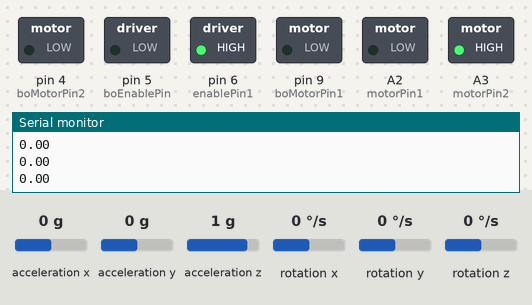
Recording of a sketch running on a simulated Arduino Uno, built with avr-gcc and run on an emulated ATmega328P. On the bench: switched loads named in the sketch (green lamp = pin HIGH), the last lines printed to the serial monitor. Dashed ring = blinking. Inputs (shaded band) come from the test bench; at power-on: acceleration x 0 g, acceleration y 0 g, acceleration z 1 g, rotation x 0 °/s, rotation y 0 °/s, rotation z 0 °/s.

Above: at 2.2 s.
2.3 s: acceleration x set to -1.4 g
At 3.01 s:
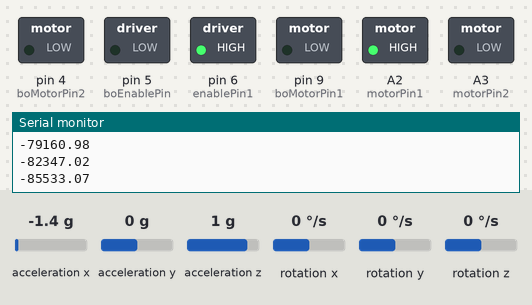
5.3 s: acceleration x set to 0 g
At 5.8 s:
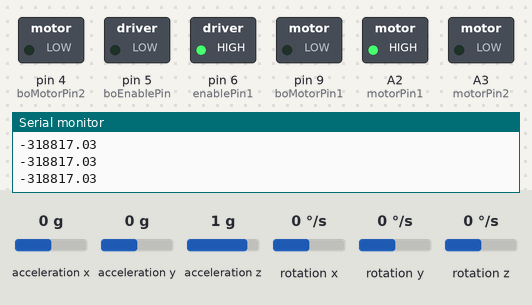
6.8 s: acceleration x set to 1.4 g
At 7.03 s:
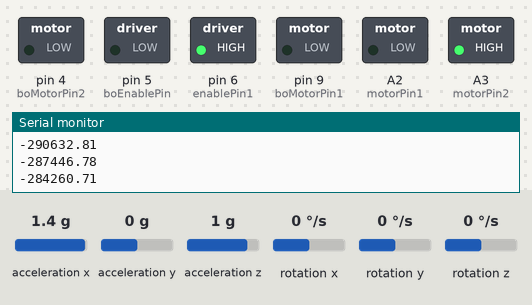
Timing chart, 0 to 15.8 s (numbered marks = the images above; inputs shaded):
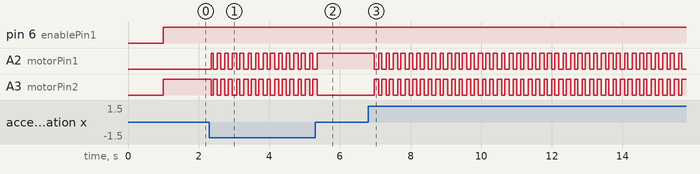

The sketch:

workingcode.ino
```cpp
#include <SPI.h>
//#include <RF24.h>
#include <Wire.h>
#include <MPU6050_light.h>

//RF24 radio(10, 8);

//const byte add_1 = 5;
//char msg_1;

MPU6050 mpu(Wire);

unsigned long timer = 0;
unsigned long prevTime = 0;

#define motorPin1 A2
#define enablePin1 6
#define motorPin2 A3

#define boMotorPin1 9   // Replace with your actual BO motor control pin
#define boEnablePin 5   // Replace with your actual BO motor enable pin
#define boMotorPin2 4    // Replace with your actual BO motor control pin

///////////////////////////////////////////////////////////// PID TUNING ///////////////////////////////////////////////////////////////////
// PID parameters
double Kp = 225;    // 225
double Ki = 1950;      // 1950
double Kd = 19;    // 19

// PID parameters for yaw
double Kp_yaw = 0;  // Proportional gain for yaw max=60 min=  5 -------------->15
double Ki_yaw = 0;  // Integral gain for yaw----------max100 -------------->5
double Kd_yaw = 0; // Derivative gain for yaw // max=50 ------------------->5
///////////////////////////////////////////////////////// VARIABLE INITIALIZATION /////////////////////////////////////////////////////////////////////////
double targetroll = 0;
double targetYaw = 0;

double previousError = 0;
double previousYawError = 0;
double integral = 0;
double integralYaw = 0;

// Motor control variables
int motorSpeed = 0;

void setup() {
  Serial.begin(9600);
  Wire.begin(); // Initialize the Wire library
  mpu.begin();  // Initialize the MPU6050
//  radio.begin();

  mpu.calcOffsets(); // gyro and accelerometer calibration

  // Initialize motor control pins for the main motor
  pinMode(motorPin1, OUTPUT);
  pinMode(motorPin2, OUTPUT);
  pinMode(enablePin1, OUTPUT);

  // Initialize motor control pins for the BO motor (if used)
  pinMode(boMotorPin1, OUTPUT);
  pinMode(boMotorPin2, OUTPUT);
  pinMode(boEnablePin, OUTPUT);
  digitalWrite(boMotorPin1, LOW);
  digitalWrite(boMotorPin2, LOW);

//  radio.openReadingPipe(1, add_1);
//// Set data rate to RF24_250KBPS, RF24_1MBPS, or RF24_2MBPS
//  radio.setDataRate(RF24_2MBPS); // Adjust the data rate as needed
//  radio.setPALevel(RF24_PA_MIN);
//  radio.startListening();
}

void executeCommand(char command) {
  switch (command) {
    // 1 Forward command
    case 'F':

      digitalWrite(boMotorPin1, HIGH);
      digitalWrite(boMotorPin2, LOW);

//      Serial.println(msg_1);
      break;
    case 'B':
      // Backward command

      digitalWrite(boMotorPin1, LOW);
      digitalWrite(boMotorPin2, HIGH);

//      Serial.println(msg_1);
      break;
//    case 'L':
//      targetYaw += 2 ;
//      delay(5);
//      break;
//    case 'R':
//      targetYaw -= 2;
//      delay(5);
//      break;
    case 'S':
      digitalWrite(boMotorPin1, LOW);
      digitalWrite(boMotorPin2, LOW);

//      Serial.println(msg_1);
      break;
  }
}
void pid(){
  unsigned long currentTime = millis();
  double dt = (currentTime - prevTime) / 1000.0; // Calculate time step in seconds
  prevTime = currentTime;

  mpu.update();
  double roll = mpu.getAngleY();
  double yaw = mpu.getAngleZ(); // Assuming Z axis corresponds to Yaw

  // Calculate Roll PID error
  double rollError = targetroll - roll;

  // Calculate Yaw PID error
  double yawError = targetYaw - yaw;

  // Update integral terms for Roll and Yaw (multiply by dt)
  integral += rollError * dt;
//  integral = constrain(integral, -100, 100); // Prevent integral windup

  integralYaw += yawError * dt;
//  integralYaw = constrain(integralYaw, -100, 100); // Prevent integral windup

  // Calculate derivative terms for Roll and Yaw (divide by dt)
  double derivative = (rollError - previousError) / dt;
  double derivativeYaw = (yawError - previousYawError) / dt;

  // Calculate Roll PID output
  double output = Kp * rollError + Ki * integral + Kd * derivative;

  // Calculate Yaw PID output
  double yawOutput = Kp_yaw * yawError + Ki_yaw * integralYaw + Kd_yaw * derivativeYaw;

  // Combine Roll and Yaw PID outputs (adjust weights as needed)
  double combinedOutput = output + yawOutput;
  Serial.println(combinedOutput);

  // Map combined PID output to motor speed
  motorSpeed = map(combinedOutput, -90, 90, -255, 255);
  // Constrain motor speed
  motorSpeed = constrain(motorSpeed, -255, 255);
//  Serial.println(motorSpeed);

  // Motor control based on combined PID output for the main motor
  if (motorSpeed > 0) {
    digitalWrite(motorPin1, HIGH);
    digitalWrite(motorPin2, LOW);
  } else {
    digitalWrite(motorPin1, LOW);
    digitalWrite(motorPin2, HIGH);
  }

  // Set motor speed using PWM for the main motor
  analogWrite(enablePin1, 255);
//  Serial.println(combinedOutput);
  // Update previous errors for Roll and Yaw
  previousError = rollError;
  previousYawError = yawError;
}
void loop() {
     //Call PID control function at 50 ms intervals
  if (millis() - timer >= 30) {  //40, -------------->30
    timer = millis();
    pid();
  }

//  if (radio.available()) {
//    radio.read(&msg_1, sizeof(msg_1));
//    Serial.println(msg_1);
//    analogWrite(boEnablePin, 200);
//    executeCommand(msg_1);
//  }

}
```

Measured:
- after the input at 2.3 s, A2 (motorPin1): LOW → HIGH after 0.05 s, then repeats every 0.21 s: LOW 0.12 s, HIGH 0.09 s; A3 (motorPin2): HIGH → LOW after 0.05 s, then repeats every 0.21 s: HIGH 0.12 s, LOW 0.09 s
- after the input at 5.3 s, A2 (motorPin1): goes on until 5.4 s, then stays HIGH; A3 (motorPin2): goes on until 5.4 s, then stays LOW
- after the input at 6.8 s, A2 (motorPin1), A3 (motorPin2): alternates HIGH for 0.12 s and LOW for 0.12 s, starting after 0.18 s
